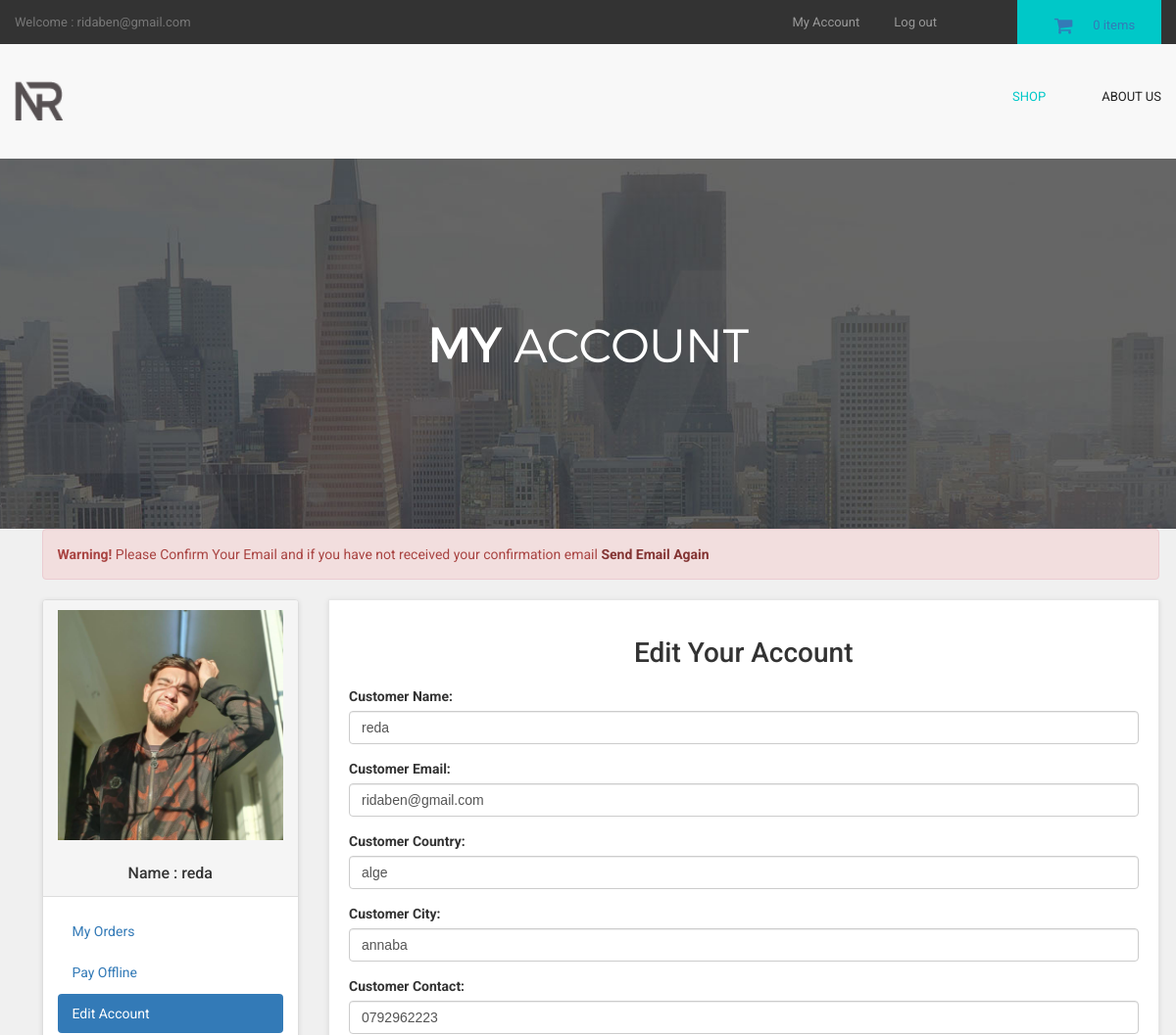
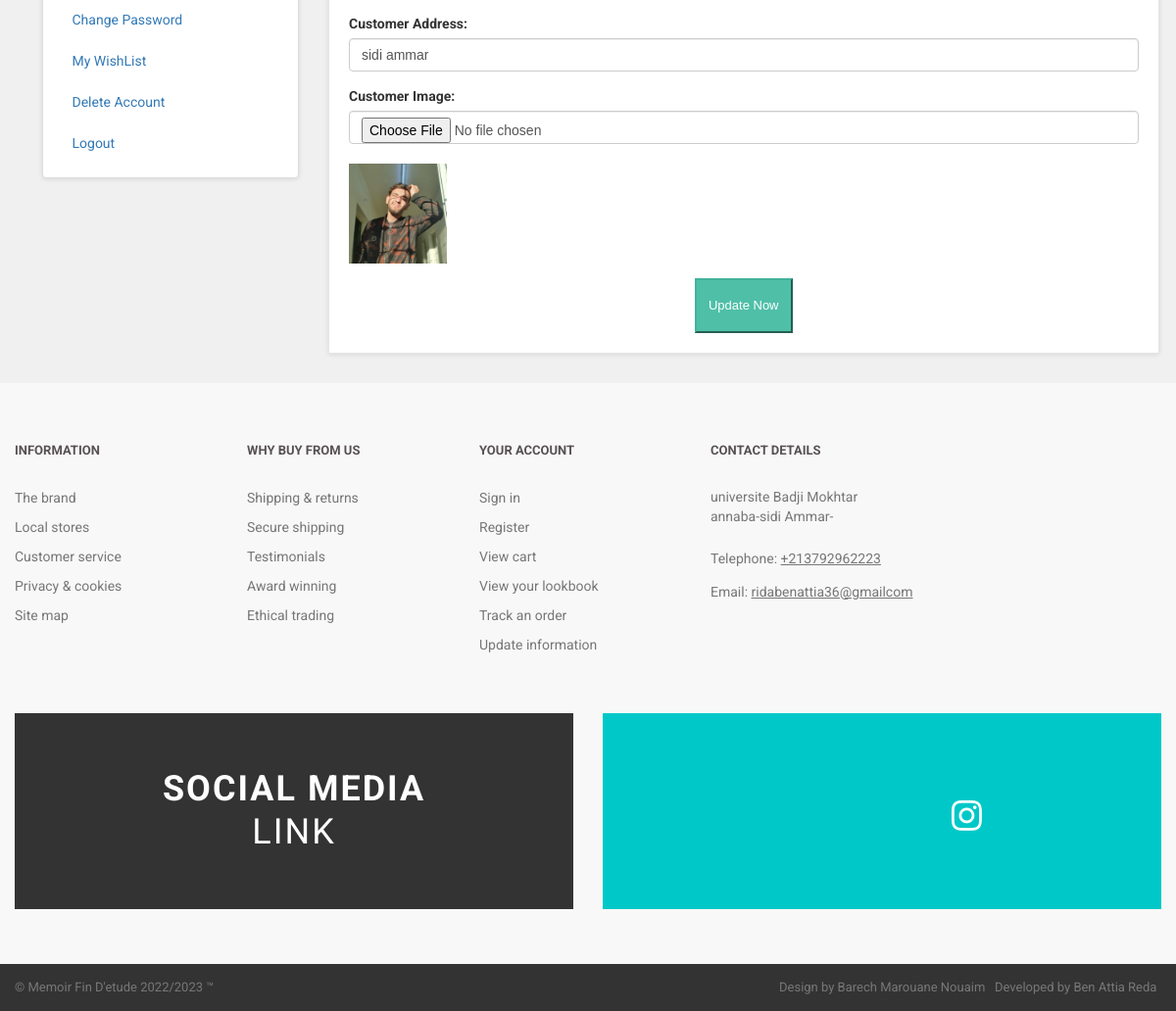
Screenshot of /customer/my_account.php?edit_account (signed in) with the database file from the repository (2 pictures, top to bottom).
### tables this page shows
CREATE TABLE `customers` (
  `customer_id` int(10) NOT NULL,
  `customer_name` varchar(255) NOT NULL,
  `customer_email` varchar(255) NOT NULL,
  `customer_pass` varchar(255) NOT NULL,
  `customer_country` text NOT NULL,
  `customer_city` text NOT NULL,
  `customer_contact` varchar(255) NOT NULL,
  `customer_address` text NOT NULL,
  `customer_image` text NOT NULL,
  `customer_ip` varchar(255) NOT NULL,
  `customer_confirm_code` text NOT NULL
);

### customer/edit_account.php (the view, shortened to what this page needs)
<?php
$customer_session = $_SESSION['customer_email'];
$get_customer = "select * from customers where customer_email='$customer_session'";
$run_customer = mysqli_query($con,$get_customer);
$row_customer = mysqli_fetch_array($run_customer);
$customer_name = $row_customer['customer_name'];
$customer_email = $row_customer['customer_email'];
$customer_country = $row_customer['customer_country'];
$customer_city = $row_customer['customer_city'];
$customer_contact = $row_customer['customer_contact'];
$customer_address = $row_customer['customer_address'];
$customer_image = $row_customer['customer_image'];
?>
<h1 align="center" > Edit Your Account </h1>
<form action="" method="post" enctype="multipart/form-data" >
<div class="form-group" >
<label> Customer Name: </label>
<input type="text" name="c_name" class="form-control" required value="<?php echo $customer_name; ?>">
</div>
<div class="form-group" >
<label> Customer Email: </label>
<input type="text" name="c_email" class="form-control" required value="<?php echo $customer_email; ?>">
</div>
<div class="form-group" >
<label> Customer Country: </label>
<input type="text" name="c_country" class="form-control" required value="<?php echo $customer_country; ?>">
</div>
<div class="form-group" >
<label> Customer City: </label>
<input type="text" name="c_city" class="form-control" required value="<?php echo $customer_city; ?>">
</div>
<div class="form-group" >
<label> Customer Contact: </label>
<input type="text" name="c_contact" class="form-control" required value="<?php echo $customer_contact; ?>">
</div>
<div class="form-group" >
<label> Customer Address: </label>
<input type="text" name="c_address" class="form-control" required value="<?php echo $customer_address; ?>">
</div>
<div class="form-group" >
<label> Customer Image: </label>
<input type="file" name="c_image" class="form-control" required ><br>
<img src="customer_images/<?php echo $customer_image; ?>" width="100" height="100" class="img-responsive" >
</div>
<div class="text-center" >
<button name="update" class="btn btn-primary" >
<i class="fa fa-user-md" ></i> Update Now
</button>
</div>
</form>

### customer/includes/sidebar.php
<div class="panel panel-default sidebar-menu">
<div class="panel-heading">
<?php
$customer_session = $_SESSION['customer_email'];
$get_customer = "select * from customers where customer_email='$customer_session'";
$run_customer = mysqli_query($con,$get_customer);
$row_customer = mysqli_fetch_array($run_customer);
$customer_image = $row_customer['customer_image'];
$customer_name = $row_customer['customer_name'];
if(!isset($_SESSION['customer_email'])){
}
else {
echo "
<center>
<img src='customer_images/$customer_image' class='img-responsive'>
</center>
<br>
<h3 align='center' class='panel-title'> Name : $customer_name </h3>
";
}
?>
</div>
<div class="panel-body">
<ul class="nav nav-pills nav-stacked">
<li class="<?php if(isset($_GET['my_orders'])){ echo "active"; } ?>">
<a href="my_account.php?my_orders"> <i class="fa fa-list"> </i> My Orders </a>
</li>
<li class="<?php if(isset($_GET['pay_offline'])){ echo "active"; } ?>">
<a href="my_account.php?pay_offline"> <i class="fa fa-bolt"></i> Pay Offline </a>
</li>
<li class="<?php if(isset($_GET['edit_account'])){ echo "active"; } ?>">
<a href="my_account.php?edit_account"> <i class="fa fa-pencil"></i> Edit Account </a>
</li>
<li class="<?php if(isset($_GET['change_pass'])){ echo "active"; } ?>">
<a href="my_account.php?change_pass"> <i class="fa fa-user"></i> Change Password </a>
</li>
<li class="<?php if(isset($_GET['my_wishlist'])){ echo "active"; } ?>">
<a href="my_account.php?my_wishlist"> <i class="fa fa-heart"></i> My WishList </a>
</li>
<li class="<?php if(isset($_GET['delete_account'])){ echo "active"; } ?>">
<a href="my_account.php?delete_account"> <i class="fa fa-trash-o"></i> Delete Account </a>
</li>
<li>
<a href="logout.php"> <i class="fa fa-sign-out"></i> Logout </a>
</li>
</ul>
</div>
</div>

### customer/styles/backend.css (style rules this page uses)
html { font-family: "Roboto", Helvetica, Arial, sans-serif; line-height: 1.15; -ms-text-size-adjust: 100%; -webkit-text-size-adjust: 100% }
body { margin: 0 }
h1 { font-size: 2em; margin: .67em 0 }
a { background-color: transparent; -webkit-text-decoration-skip: objects }
img { border-style: none }
button, input, optgroup, select, textarea { font-family: sans-serif; font-size: 100%; line-height: 1.15; margin: 0 }
button, input { overflow: visible }
button, select { text-transform: none }
[type=reset], [type=submit], button, html [type=button] { -webkit-appearance: button }
html { box-sizing: border-box }
body { min-width: 1190px; font-family: Montserrat, sans-serif; font-weight: 400; background-color: white; }
img { max-width: 100%; height: auto }
.btn { display: inline-block; vertical-align: top; font-size: 13px; line-height: 40px; text-decoration: none; -webkit-transition: .3s; transition: .3s }

### styles/style.css (style rules this page uses)
body { font-family: "Roboto", Helvetica, Arial, sans-serif; font-size: 14px; line-height: 1.42857143; color: #333333; background-color: #f0f0f0; overflow-x: hidden; }
.btn-primary { color:rgb(255, 255, 255); background-color:rgb(79, 191, 168); border-color:rgb(65, 179, 156); }
#content .panel.sidebar-menu { box-sizing: border-box; box-shadow: 0 1px 5px rgba(0, 0, 0, 0.1); }
#content .panel.sidebar-menu h3 { padding: 5px 0; margin: 0; }

### rows the page displays
customers: customer_image (picture), customer_name "reda", c_name "reda", c_email "ridaben@gmail.com", c_country "alge", c_city "annaba", c_contact "0792962223", c_address "sidi ammar"

### other values shown
$_SESSION['customer_email'] "ridaben@gmail.com"
$count_items "0"
